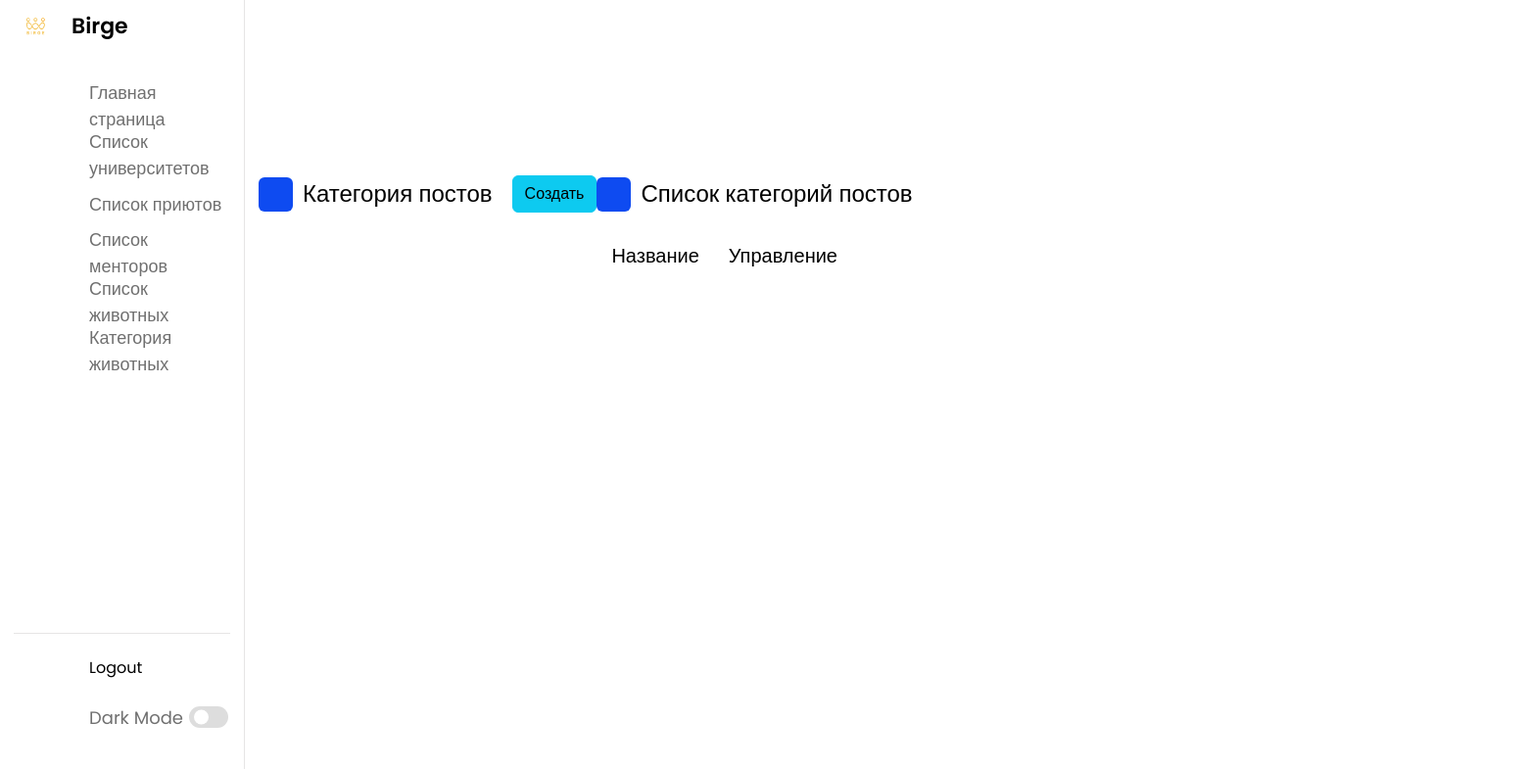
/customAdmin/categorypost, run on an earlier commit of the app's database.
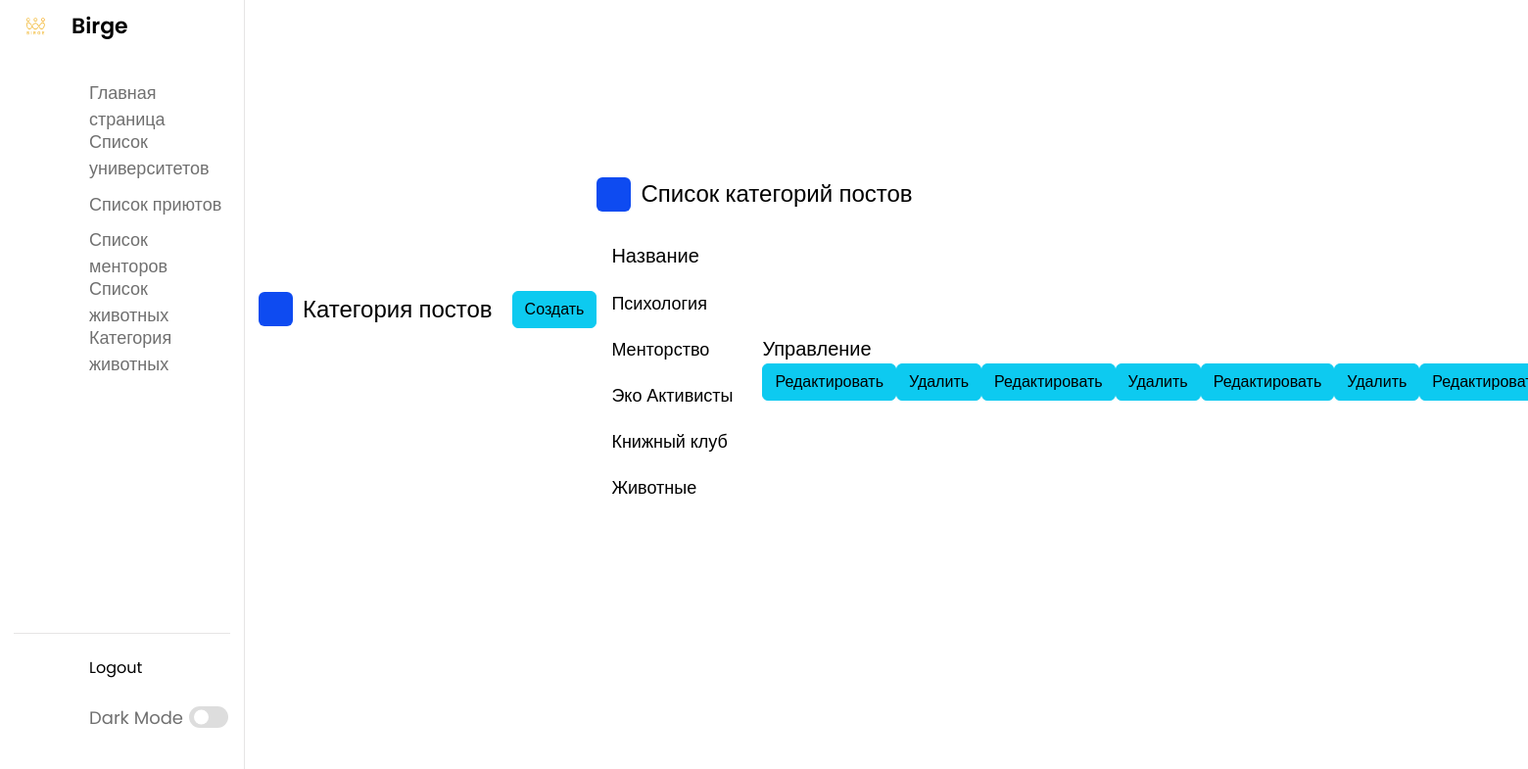
And on a later commit of the database.
### app/models.py (models this page shows, shortened)
class CategoryPost(models.Model):
    name = models.TextField()
    created_at = models.DateTimeField(auto_now_add=True)
    updated_at = models.DateTimeField(auto_now=True)
    class Meta:
        verbose_name = "CategoryPost"
        verbose_name_plural = "CategoryPosts"
        ordering = ['-created_at']

### app/views.py (the view)
# urls.py: path('customAdmin/categorypost',PostCategoryListViewAdmin.as_view(), name='admin_categorypost_list'),
class PostCategoryListViewAdmin(ListView):
    model = CategoryPost
    template_name = "customAdmin/postCategory.html"
    context_object_name = "post_categories"

### templates/customAdmin/postCategory.html
{% extends 'customAdmin/home.html' %}
{% block content %}
<div class="dash-content">
    <div class="overview">
        <div class="title">
            <i class="uil uil-tachometer-fast-alt"></i>
            <span class="text">Категория постов</span>
            <a style="margin-left: 20px;" href="{% url 'admin_create_categorypost' %}" class="btn btn-info">Создать</a>
            <div class="activity">
 <div class="title">
                    <i class="uil uil-clock-three"></i>
                    <span class="text">Список категорий постов</span>
                </div>
                <div class="activity-data">
                    <div class="data names">
                        <span class="data-title">Название</span>
                        {% for post_category in post_categories %}
                        <span class="data-list">{{post_category.name}}</span>
                        {% endfor %}
                    </div>
                    <div style="width: 250px;" class="data status">
                        <span class="data-title">Управление</span>
                        <div  class="d-flex justify-content-around">
                            {% for categorypost in post_categories %}
                            <a href="{% url 'admin_update_categorypost' categorypost.id %}" class="btn btn-info mb-2">Редактировать</a>
                            <a href="{% url 'admin_delete_categorypost' categorypost.id %}" class="btn btn-info  mb-2">Удалить</a>
                            {% endfor %}
                        </div>
                </div>
            </div>
        </div>
    </div>
</div>
{% endblock %}

What changed in the data, as far as the page shows it:
added CategoryPost: name "Психология"
added CategoryPost: name "Менторство"
added CategoryPost: name "Эко Активисты"
added CategoryPost: name "Книжный клуб"
added CategoryPost: name "Животные"
